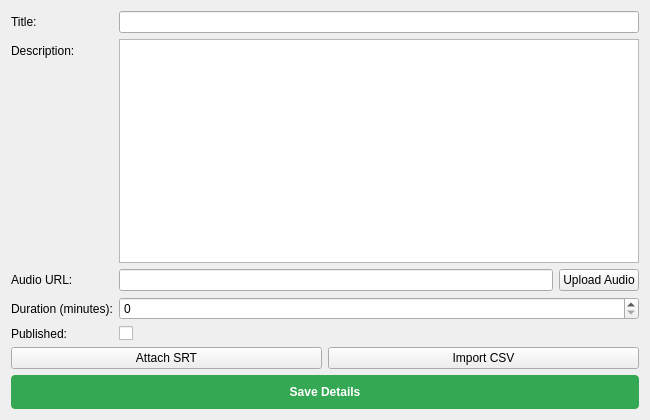
<?xml version="1.0" encoding="UTF-8"?>
<ui version="4.0">
 <class>ExamFormWidget</class>
 <widget class="QWidget" name="ExamFormWidget">
  <property name="geometry">
   <rect>
    <x>0</x>
    <y>0</y>
    <width>650</width>
    <height>420</height>
   </rect>
  </property>
  <property name="windowTitle">
   <string>Exam Details</string>
  </property>
  <layout class="QVBoxLayout" name="main_layout">
   <item>
    <layout class="QFormLayout" name="form_layout">
     <item row="0" column="0">
      <widget class="QLabel" name="title_label">
       <property name="text">
        <string>Title:</string>
       </property>
      </widget>
     </item>
     <item row="0" column="1">
      <widget class="QLineEdit" name="title_input"/>
     </item>
     <item row="1" column="0">
      <widget class="QLabel" name="description_label">
       <property name="text">
        <string>Description:</string>
       </property>
      </widget>
     </item>
     <item row="1" column="1">
      <widget class="QTextEdit" name="description_input"/>
     </item>
     <item row="2" column="0">
      <widget class="QLabel" name="audio_label">
       <property name="text">
        <string>Audio URL:</string>
       </property>
      </widget>
     </item>
     <item row="2" column="1">
      <layout class="QHBoxLayout" name="audio_layout">
       <item>
        <widget class="QLineEdit" name="audio_input"/>
       </item>
       <item>
        <widget class="QPushButton" name="upload_audio_btn">
         <property name="text">
          <string>Upload Audio</string>
         </property>
        </widget>
       </item>
      </layout>
     </item>
     <item row="3" column="0">
      <widget class="QLabel" name="duration_label">
       <property name="text">
        <string>Duration (minutes):</string>
       </property>
      </widget>
     </item>
     <item row="3" column="1">
      <widget class="QSpinBox" name="duration_input">
       <property name="maximum">
        <number>1000</number>
       </property>
      </widget>
     </item>
     <item row="4" column="0">
      <widget class="QLabel" name="published_label">
       <property name="text">
        <string>Published:</string>
       </property>
      </widget>
     </item>
     <item row="4" column="1">
      <widget class="QCheckBox" name="published_checkbox">
       <property name="text">
        <string/>
       </property>
      </widget>
     </item>
    </layout>
   </item>
   <item>
    <layout class="QHBoxLayout" name="action_layout">
     <item>
      <widget class="QPushButton" name="attach_srt_btn">
       <property name="text">
        <string>Attach SRT</string>
       </property>
      </widget>
     </item>
     <item>
      <widget class="QPushButton" name="import_csv_btn">
       <property name="text">
        <string>Import CSV</string>
       </property>
      </widget>
     </item>
    </layout>
   </item>
   <item>
    <widget class="QPushButton" name="save_btn">
     <property name="styleSheet">
      <string notr="true">background-color: #34a853; color: white; padding: 10px; font-weight: bold; border-radius: 4px;</string>
     </property>
     <property name="text">
      <string>Save Details</string>
     </property>
    </widget>
   </item>
  </layout>
 </widget>
 <resources/>
 <connections/>
</ui>
